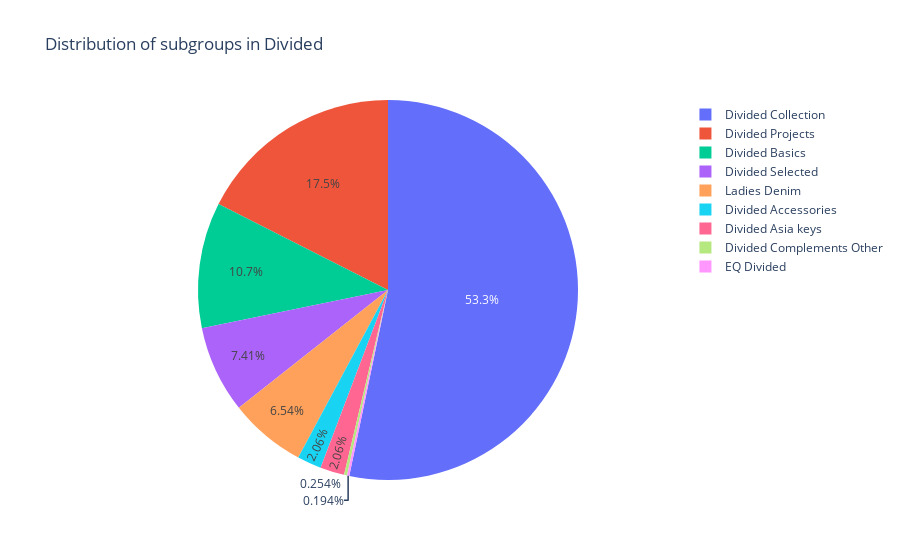
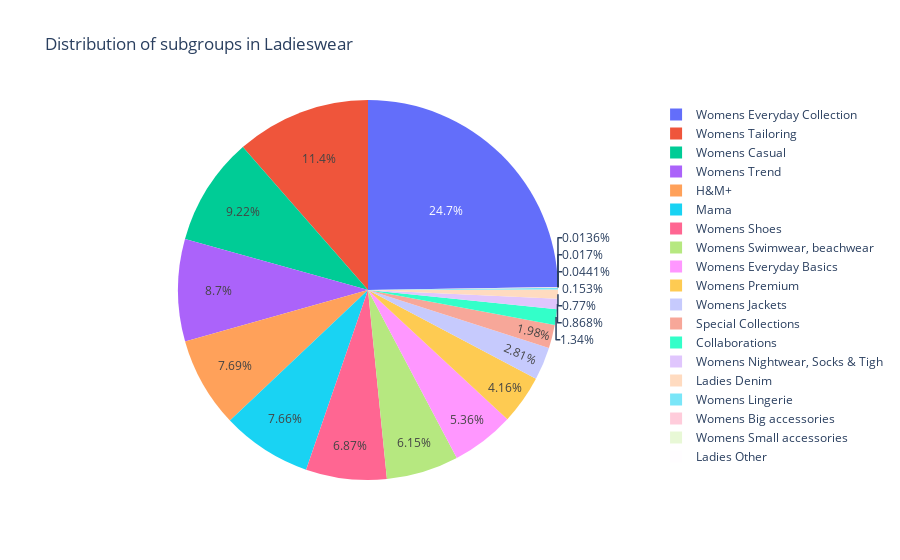
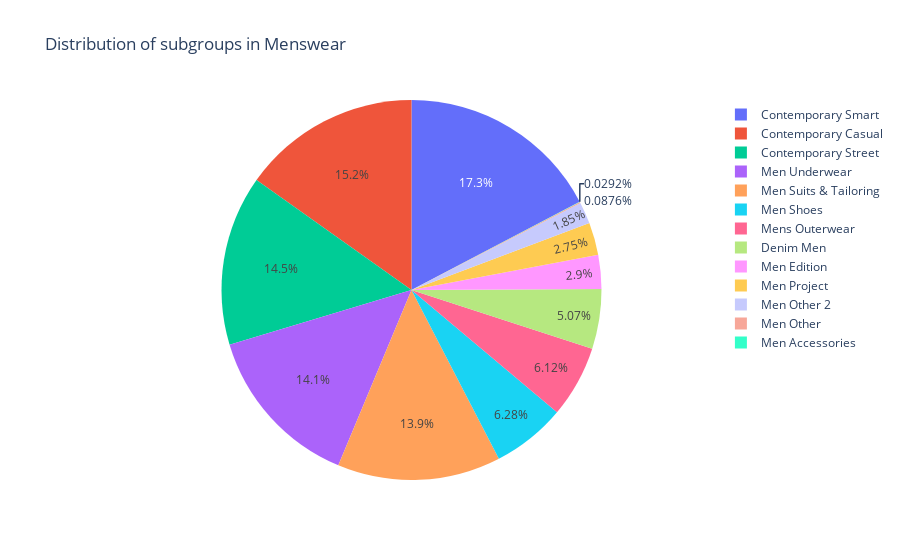

Write notebook code for charts like these, in order.
### Code cell
vis_df = pd.DataFrame(selected_articles[['index_group_name','index_name','section_name']].value_counts()).reset_index().sort_values(by='index_group_name')
vis_df

for label in vis_df['index_group_name'].unique():
    fig = px.pie(vis_df, values=vis_df.loc[vis_df['index_group_name'] == label,'count'] ,names=vis_df.loc[vis_df['index_group_name'] == label,'section_name'] , title=f'Distribution of subgroups in {label}')
    fig.show()

### Figure 1 — Plotly figure (JSON) as saved in the notebook; plotly's stock layout.template omitted (floating-point values rounded to 4 significant figures)
{"data": [{"domain": {"x": [0, 1], "y": [0, 1]}, "hovertemplate": "label=%{label}<br>value=%{value}<extra></extra>", "labels": ["Divided Selected", "Divided Collection", "Divided Basics", "EQ Divided", "Divided Projects", "Divided Complements Other", "Ladies Denim", "Divided Accessories", "Divided Asia keys"], "legendgroup": "", "name": "", "showlegend": true, "type": "pie", "values": [991, 7124, 1430, 26, 2345, 34, 874, 275, 275]}], "layout": {"autosize": true, "legend": {"tracegroupgap": 0}, "title": {"text": "Distribution of subgroups in Divided"}}}

### Figure 2 — Plotly figure (JSON) as saved in the notebook; plotly's stock layout.template omitted (floating-point values rounded to 4 significant figures)
{"data": [{"domain": {"x": [0, 1], "y": [0, 1]}, "hovertemplate": "label=%{label}<br>value=%{value}<extra></extra>", "labels": ["Ladies Other", "Special Collections", "Collaborations", "Womens Everyday Collection", "Womens Nightwear, Socks & Tigh", "Womens Lingerie", "Womens Big accessories", "Womens Small accessories", "Ladies Denim", "Womens Nightwear, Socks & Tigh", "Womens Jackets", "Womens Everyday Basics", "Womens Tailoring", "Womens Casual", "Womens Trend", "H&M+", "Mama", "Womens Shoes", "Womens Swimwear, beachwear", "Womens Premium"], "legendgroup": "", "name": "", "showlegend": true, "type": "pie", "values": [4, 584, 396, 7295, 52, 45, 13, 5, 227, 204, 829, 1581, 3376, 2718, 2565, 2267, 2260, 2026, 1814, 1226]}], "layout": {"autosize": true, "legend": {"tracegroupgap": 0}, "title": {"text": "Distribution of subgroups in Ladieswear"}}}

### Figure 3 — Plotly figure (JSON) as saved in the notebook; plotly's stock layout.template omitted (floating-point values rounded to 4 significant figures)
{"data": [{"domain": {"x": [0, 1], "y": [0, 1]}, "hovertemplate": "label=%{label}<br>value=%{value}<extra></extra>", "labels": ["Men Other", "Men Other 2", "Contemporary Smart", "Men Suits & Tailoring", "Men Project", "Men Edition", "Contemporary Street", "Denim Men", "Mens Outerwear", "Men Shoes", "Men Underwear", "Contemporary Casual", "Men Accessories"], "legendgroup": "", "name": "", "showlegend": true, "type": "pie", "values": [9, 190, 1778, 1428, 283, 298, 1487, 521, 629, 645, 1444, 1560, 3]}], "layout": {"autosize": true, "hiddenlabels": [], "legend": {"tracegroupgap": 0}, "title": {"text": "Distribution of subgroups in Menswear"}}}
